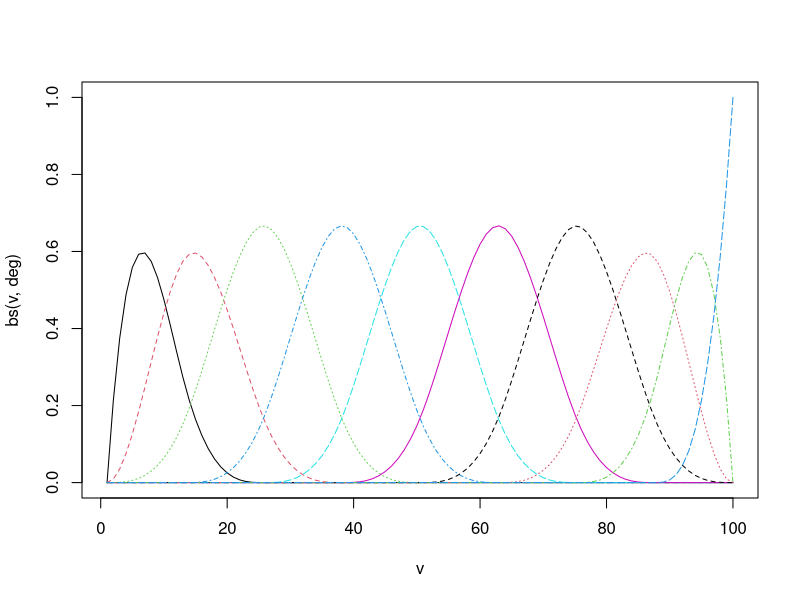
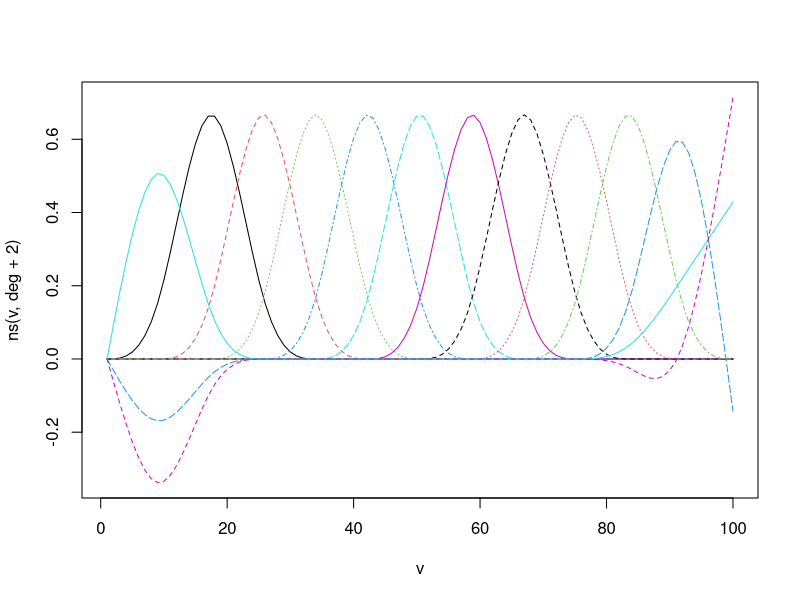

Recreate these plots in R, in order.
library(splines)

n <- 100
deg <- 10

v <- 1:n

X <- bs(v, deg)

matplot(v, bs(v, deg), type="l")
matplot(v, ns(v, deg+2), type="l")
